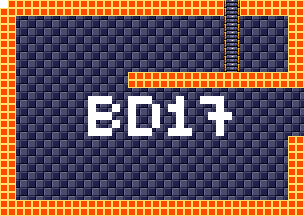

This game map was drawn from its Tiled (.tmx) file and the tilesets committed beside it. A one-line description and the trimmed map source follow:
An orthogonal 38x27 tile map with 8x8 px tiles, 4 tile layers (background, foreground, room numbers, Objects), 15 tilesets.

<map version="1.5" tiledversion="1.7.1" orientation="orthogonal" renderorder="right-down" width="38" height="27" tilewidth="8" tileheight="8" infinite="0" nextlayerid="11" nextobjectid="1">
 <tileset firstgid="1" source="tilesheets/tsKarniMata.tsx" />
 <tileset firstgid="1025" source="tilesheets/tsVoodooWasp.tsx" />
 <tileset firstgid="2049" source="tilesheets/tsBurial.tsx" />
 <tileset firstgid="3073" source="tilesheets/tsBlueTemple.tsx" />
 <tileset firstgid="4097" source="tilesheets/tsGoddess.tsx" />
 <tileset firstgid="5121" source="tilesheets/tsKonark.tsx" />
 <tileset firstgid="6145" name="sEnemies" tilewidth="8" tileheight="8" tilecount="1024" columns="32">
  <image source="../grapx/tilesheets/sObjects.bmp" trans="ff94ff" width="256" height="256" />
 </tileset>
 <tileset firstgid="7169" source="tilesheets/tsIceTemple.tsx" />
 <tileset firstgid="8193" source="tilesheets/tsLavaArea.tsx" />
 <tileset firstgid="9217" source="tilesheets/tsBossArea.tsx" />
 <tileset firstgid="10241" source="tilesheets/tsPegu.tsx" />
 <tileset firstgid="11265" source="tilesheets/sTiwanakuTemple.tsx" />
 <tileset firstgid="12289" source="tilesheets/sIndraTemple.tsx" />
 <tileset firstgid="13313" source="tilesheets/sTeleport.tsx" />
 <tileset firstgid="14337" source="tilesheets/sObjects.tsx" />
 <layer id="2" name="background" width="38" height="27">
  <data>[1026 cells, 1026 non-empty, 2 distinct tile ids]</data>
 </layer>
 <layer id="1" name="foreground" width="38" height="27">
  <data>[1026 cells, 286 non-empty, 3 distinct tile ids]</data>
 </layer>
 <layer id="7" name="room numbers" width="38" height="27">
  <data>[1026 cells, 43 non-empty, 1 distinct tile ids]</data>
 </layer>
 <layer id="10" name="Objects" width="38" height="27">
  <data>[1026 cells, 0 non-empty, 0 distinct tile ids]</data>
 </layer>
</map>
